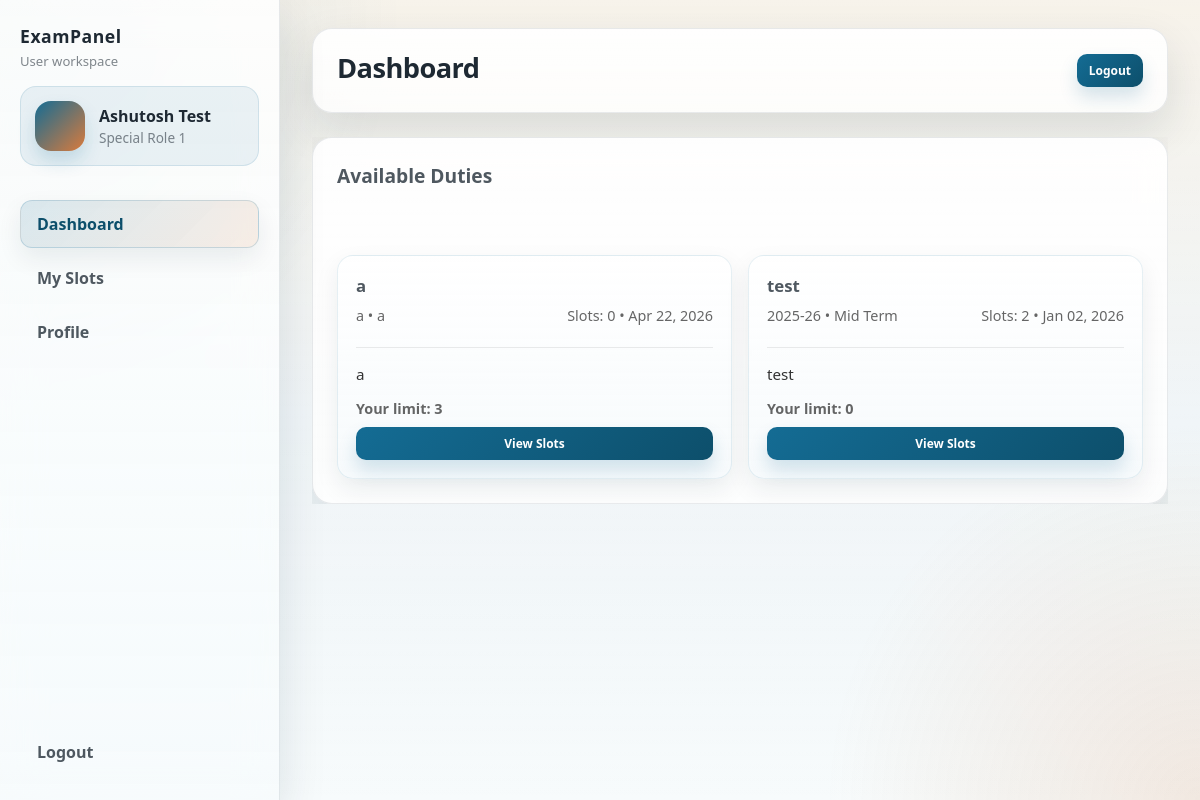
The page /user/dashboard.php (signed in) on the database its author committed.
### tables this page shows
CREATE TABLE `users` (
  `id` int(11) NOT NULL,
  `employeeid` text DEFAULT NULL,
  `name` text DEFAULT NULL,
  `email` text DEFAULT NULL,
  `phone` varchar(20) DEFAULT NULL,
  `pass` text DEFAULT NULL,
  `role` text DEFAULT NULL,
  `department` text DEFAULT NULL
);

CREATE TABLE `duties` (
  `id` int(11) NOT NULL,
  `title` text DEFAULT NULL,
  `academicsession` text DEFAULT NULL,
  `type` text DEFAULT NULL,
  `createdat` text DEFAULT NULL,
  `professor` int(11) DEFAULT 4,
  `assistantprofessor` int(11) DEFAULT 8,
  `associateprofessor` int(11) DEFAULT 6,
  `researchscholar` int(11) DEFAULT 10,
  `specialrole1` int(11) DEFAULT 0,
  `specialrole2` int(11) DEFAULT 0,
  `specialrole3` int(11) DEFAULT 0,
  `specialrole4` int(11) DEFAULT 0,
  `accepting_bookings` tinyint(1) DEFAULT 1
);

### user/dashboard.php (the view, shortened to what this page needs)
<?php
require_once __DIR__ . '/../lib/conn.php';
$username = htmlspecialchars($_SESSION['username']);
$user_role = isset($_SESSION['role']) ? trim($_SESSION['role']) : 'Research Scholar';
$active_page = 'dashboard';
$user_id = isset($_SESSION['user_id']) ? intval($_SESSION['user_id']) : 0;
if ($user_id > 0) {
    if ($stmt = $conn->prepare("SELECT role FROM users WHERE id = ? LIMIT 1")) {
        $stmt->bind_param('i', $user_id);
        $stmt->execute();
        $result = $stmt->get_result();
        $userRow = $result->fetch_assoc();
        if (!empty($userRow['role'])) {
            $user_role = trim($userRow['role']);
        }
    }
}
$roleLimitColumn = [
    'Professor' => 'professor',
    'Assistant Professor' => 'assistantprofessor',
    'Associate Professor' => 'associateprofessor',
    'Research Scholar' => 'researchscholar',
    'Special Role 1' => 'specialrole1',
    'Special Role 2' => 'specialrole2',
    'Special Role 3' => 'specialrole3',
    'Special Role 4' => 'specialrole4',
];
$normalizedRole = ucwords(strtolower($user_role));
$limitColumn = $roleLimitColumn[$user_role] ?? $roleLimitColumn[$normalizedRole] ?? 'researchscholar';
$duties = [];
$query = "SELECT id, title, academicsession, type, createdat, professor, assistantprofessor, associateprofessor, researchscholar, specialrole1, specialrole2, specialrole3, specialrole4 FROM duties WHERE accepting_bookings = 1 ORDER BY createdat DESC";
if ($result = $conn->query($query)) {
    while ($row = $result->fetch_assoc()) {
        $stmt = $conn->prepare("SELECT COUNT(*) as cnt FROM slot WHERE duty = ?");
        $stmt->bind_param("i", $row['id']);
        $stmt->execute();
        $res2 = $stmt->get_result();
        $row['slots'] = intval($res2->fetch_assoc()['cnt'] ?? 0);
        $duties[] = $row;
    }
}
?>
<!DOCTYPE html>
<html lang="en">
<head>
    <link rel="stylesheet" href="../public/style/styles.css">
    <link rel="stylesheet" href="../public/style/admin.css">
    <link rel="stylesheet" href="../public/style/user.css">
</head>
<body class="user-open">
    <?php include __DIR__ . '/sidebar.php'; ?>
    <div class="main">
        <header class="topbar">
            <h1 class="page-title">Dashboard</h1>
            <div class="top-actions">
                <a href="../logout.php" class="btn small">Logout</a>
            </div>
        </header>
        <section class="content">
            <div class="duties-table">
                <div class="table-header">
                    <h2>Available Duties</h2>
                </div>
                <div class="duties-cards">
                    <?php if (count($duties) === 0): ?>
                        <div class="card empty">No duties available.</div>
                    <?php else: foreach ($duties as $duty): ?>
                        <div class="card" role="article" aria-labelledby="duty-<?= $duty['id'] ?>">
                            <h3 id="duty-<?= $duty['id'] ?>"><?= htmlspecialchars($duty['title']) ?></h3>
                            <div class="meta-row">
                                <p class="meta"><?= htmlspecialchars($duty['academicsession']) ?> • <?= htmlspecialchars($duty['type']) ?></p>
                                <p class="meta">Slots: <?= $duty['slots'] ?> • <?= date('M d, Y', strtotime($duty['createdat'])) ?></p>
                            </div>
                            <hr class="card-divider" aria-hidden="true">
                            <p class="desc"><?= htmlspecialchars(substr($duty['title'], 0, 160)) ?><?= strlen($duty['title']) > 160 ? '...' : '' ?></p>
                            <p class="meta" style="font-weight:600;">Your limit: <?= intval($duty[$limitColumn] ?? 0) ?></p>
                            <div class="card-actions">
                                <a class="btn small primary" href="slots.php?duty=<?= $duty['id'] ?>" role="button" aria-label="View slots for <?= htmlspecialchars($duty['title']) ?>">View Slots</a>
                            </div>
                        </div>
                    <?php endforeach; endif; ?>
                </div>
            </div>
        </section>
    </div>
</body>
</html>

### user/sidebar.php (shortened to what this page needs)
<?php $roleLabel = isset($user_role) ? ucwords(strtolower($user_role)) : 'User'; ?>
<aside class="sidebar" id="sidebar">
    <div class="sidebar-header">
        <div class="brand">
            <h2>ExamPanel</h2>
            <p>User workspace</p>
        </div>
    </div>
    <div class="profile">
        <div class="avatar"></div>
            <div class="meta">
                <div class="name"><?= $username ?></div>
                <div class="role"><?= htmlspecialchars($roleLabel) ?></div>
            </div>
    </div>
    <nav class="nav">
        <a href="dashboard.php" class="nav-item <?= $active_page == 'dashboard' ? 'active' : '' ?>">Dashboard</a>
        <a href="bookings.php" class="nav-item <?= $active_page == 'bookings' ? 'active' : '' ?>">My Slots</a>
        <a href="profile.php" class="nav-item <?= $active_page == 'profile' ? 'active' : '' ?>">Profile</a>
    </nav>
    <div class="sidebar-footer">
        <a href="../logout.php" class="nav-item">Logout</a>
    </div>
</aside>

### public/style/styles.css (style rules this page uses)
html { overflow-x: hidden; width: 100%; max-width: 100%; }
body { font-family: Arial, sans-serif; margin: 0; padding: 0; background-color: #f4f4f9; color: #333; min-height: 100vh; display: flex; align-items: center; justify-content: center; padding: 16px; box-sizing: border-box; width: 100%; max-width: 100vw; overflow-x: hidden !important; }
h1 { text-align: center; color: #ffffff; margin-top: 0; margin-bottom: 18px; font-size: 1.6rem; }
.card { background: linear-gradient(180deg, rgba(255,255,255,0.03), rgba(255,255,255,0.02)); padding: 14px; border-radius: 12px; border: 1px solid rgba(255,255,255,0.04); box-shadow: 0 10px 30px rgba(2,6,23,0.35); }
.card h3 { margin: 0 0 8px 0; color: #fff; font-size: 1.05rem; }
.card .meta { color: rgba(255,255,255,0.75); font-size: 0.85rem; margin: 0 0 8px 0; }
.card .desc { color: rgba(255,255,255,0.88); font-size: 0.95rem; margin-bottom: 12px; }
.card-actions { display: flex; gap:8px; justify-content: flex-end; }
.btn.small { display: inline-block; width: auto; padding: 8px 12px; font-size: 0.9rem; border-radius: 8px; }
.card { transition: transform 0.18s ease, box-shadow 0.18s ease; }

### public/style/user.css (style rules this page uses)
.user-open .main { padding: 28px 32px; overflow: hidden; }
.user-open .topbar { max-width: none; margin-left: 0; }
.user-open .page-title { color: var(--text-color); }
.user-open .content { max-width: none; margin-left: 0; width: 100%; box-sizing: border-box; }
.user-open .duties-table { display: flex; flex-direction: column; gap: 26px; }
.user-open .duties-table .table-header h2 { margin: 0 0 8px 0; color: var(--muted); }
.user-open .duties-cards { display: grid; grid-template-columns: repeat(auto-fit, minmax(320px, 1fr)); gap: 16px; margin-top: 12px; }
.user-open .duties-cards .card { background: linear-gradient(180deg, rgba(255,255,255,0.98), rgba(246,250,252,0.9)); color: var(--text-color); padding: 18px; border-radius: 16px; border: 1px solid rgba(20,108,148,0.1); box-shadow: var(--shadow-soft); transition: transform 0.18s ease, box-shadow 0.18s ease; }
.user-open .duties-cards .card h3 { margin: 0 0 8px 0; color: var(--muted); font-weight:700 }
.user-open .duties-cards .card .meta { color: rgba(0,0,0,0.6); margin-bottom: 8px }
.user-open .duties-cards .card .desc { color: rgba(0,0,0,0.8); margin-bottom: 12px }
.user-open .duties-cards .card .card-actions { justify-content: flex-start; margin-top: 6px }
.user-open .duties-cards .card .btn.small { padding: 8px 12px }
.user-open .duties-cards .card .meta-row { display:flex; justify-content:space-between; gap:14px; font-size:0.92rem; margin-bottom:12px; }
.user-open .duties-cards .card .card-divider { border: 0; border-top: 1px solid rgba(0,0,0,0.08); margin: 0 0 14px; }
@media (min-width: 961px) { .user-open .main { padding-top: 28px; } }
@media (min-width: 961px) { .user-open .topbar { margin-bottom: 24px; display: flex; align-items: center; justify-content: space-between; min-height: 70px; } }
@media (min-width: 961px) { .user-open .top-actions { margin-left: auto; } }
@media (min-width: 961px) { .user-open .btn.primary { color: #fff; text-decoration:none; display:inline-flex } }

### rows shown on the page
users: role "Special Role 1", role.specialrole1 "3", role.specialrole1 "0"
duties: title "a", academicsession "a", type "a", slots "0", createdat "Apr 22, 2026"
duties: title "test", academicsession "2025-26", type "Mid Term", slots "2", createdat "Jan 02, 2026"

### other values the page prints
$username "Ashutosh Test"
